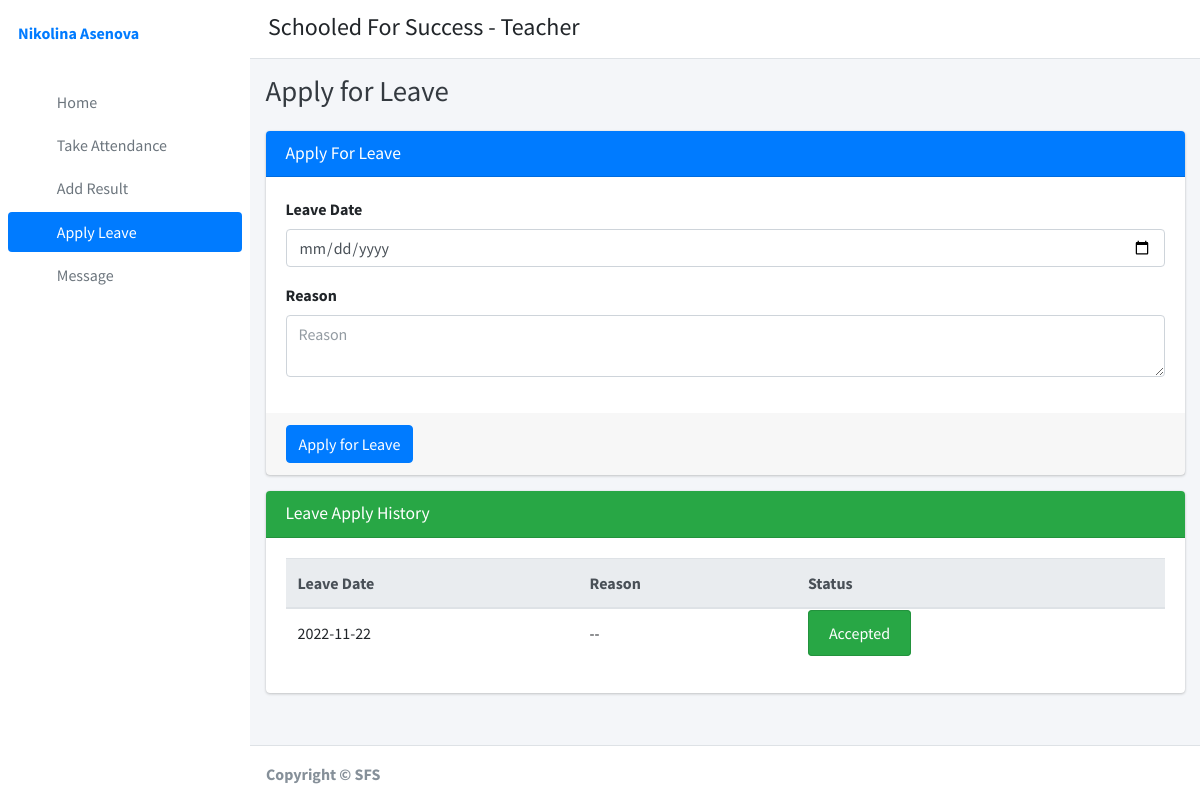
The page /staff_apply_leave/ (signed in) on the database its author committed.
### student_management_app/models.py (models this page shows)
class CustomUser(AbstractUser):
    user_type_data = ((1, "Adminn"), (2, "Staff"), (3, "Student"))
    user_type = models.CharField(default=1, choices=user_type_data, max_length=10)

class LeaveReportStaff(models.Model):
    id = models.AutoField(primary_key=True)
    staff_id = models.ForeignKey(Staffs, on_delete=models.CASCADE)
    leave_date = models.CharField(max_length=255)
    leave_message = models.TextField()
    leave_status = models.IntegerField(default=0)
    objects = models.Manager()

### student_management_app/TeacherViews.py (the view)
# urls.py: path('staff_apply_leave/', TeacherViews.staff_apply_leave, name="staff_apply_leave"),
def staff_apply_leave(request):
    staff_obj = Staffs.objects.get(admin=request.user.id)
    leave_data = LeaveReportStaff.objects.filter(staff_id=staff_obj)
    context = {
        "leave_data": leave_data
    }
    return render(request, "staff_template/staff_apply_leave_template.html", context)

### student_management_app/templates/staff_template/staff_apply_leave_template.html (shortened to what this page needs)
{% extends 'staff_template/base_template.html' %}
{% block page_title %} Apply for Leave {% endblock page_title %}
{% block main_content %}
{% load static %}
<section class="content">
        <div class="container-fluid">
            <div class="row">
                <div class="col-md-12">
                    <div class="card card-primary">
                    <div class="card-header">
                        <h3 class="card-title">Apply For Leave</h3>
                    </div>
                    <form method="POST" action="{% url 'staff_apply_leave_save' %}">
                        <div class="card-body">
                            <div class="form-group">
                                <label>Leave Date </label>
                                <input type="date" name="leave_date" class="form-control" />
                            </div>
                            <div class="form-group">
                                <label>Reason </label>
                                <textarea name="leave_message" class="form-control" placeholder="Reason"></textarea>
                            </div>
                        </div>
                        <div class="card-footer">
                        <button type="submit" class="btn btn-primary">Apply for Leave</button>
                        </div>
                    </form>
                    </div>
                </div>
            </div>
            <div class="row">
                <div class="col-md-12">
                    <div class="card card-success">
                        <div class="card-header">
                            <h3 class="card-title">Leave Apply History</h3>
                        </div>
                        <div class="card-body">
                           <div class="table-responsive">
                                <table class="table">
                                    <thead class="thead-light">
                                    <tr>
                                        <th>Leave Date</th>
                                        <th>Reason</th>
                                        <th>Status</th>
                                    </tr>
                                    </thead>
                                    {% for leave in leave_data %}
                                    <tr>
                                        <td>{{ leave.leave_date }}</td>
                                        <td>{{ leave.leave_message }}</td>
                                        <td>
                                            {% if leave.leave_status == 1 %}
                                                <span class="alert alert-success">Accepted</span>
                                            {% elif leave.leave_status == 2 %}
                                                <span class="alert alert-danger">Rejected</span>
                                            {% else %}
                                                <span class="alert alert-warning">Awaiting decision</span>
                                            {% endif %}
                                        </td>
                                    </tr>
                                    {% endfor %}
                                </table>
                            </div>
                        </div>
                    </div>
                </div>
            </div>
        </div>
      </section>
  {% endblock main_content %}

### student_management_app/templates/staff_template/sidebar_template.html
{% load static %}
<aside class="main-sidebar sidebar-primary">
      <div class="sidebar">
        <div class="user-panel mt-3 pb-3 mb-3 d-flex">
          <div class="info">
            <a href="{% url 'staff_profile' %}" class="d-block"><strong>{{ user.first_name }} {{ user.last_name }}</strong></a>
          </div>
        </div>
        <nav class="mt-2">
          <ul class="nav nav-pills nav-sidebar flex-column" data-widget="treeview" role="menu" data-accordion="false">
            <li class="nav-item">
              {% url 'staff_home' as staff_home %}
              <a href="{{ staff_home }}" class="nav-link {% if request.path == staff_home %} active {% endif %}">
                <i class="nav-icon fas fa-tachometer-alt"></i>
                <p>Home </p>
              </a>
            </li>
            <li class="nav-item">
              {% url 'staff_take_attendance' as staff_take_attendance %}
              <a href="{{ staff_take_attendance }}" class="nav-link {% if request.path == staff_take_attendance %} active {% endif %}">
                <i class="nav-icon fas fa-calendar-plus"></i>
                <p> Take Attendance </p>
              </a>
            </li>
            <li class="nav-item">
              {% url 'staff_add_result' as staff_add_result %}
              <a href="{{ staff_add_result }}" class="nav-link {% if request.path == staff_add_result %} active {% endif %}">
                <i class="nav-icon fas fa-tasks"></i>
                <p> Add Result</p>
              </a>
            </li>
            <li class="nav-item">
              {% url 'staff_apply_leave' as staff_apply_leave %}
              <a href="{{ staff_apply_leave }}" class="nav-link {% if request.path == staff_apply_leave %} active {% endif %}">
                <i class="nav-icon fas fa-envelope-open-text"></i>
                <p> Apply Leave </p>
              </a>
            </li>
            <li class="nav-item">
              {% url 'create_messagee' as create_messagee %}
              <a href="{{ create_messagee }}" class="nav-link {% if request.path == create_messagee %} active {% endif %}">
                <i class="nav-icon fas fa-th"></i>
                <p>Message</p>
              </a>
            </li>
          </ul>
        </nav>
      </div>
    </aside>

### rows shown on the page
CustomUser: first_name "Nikolina", last_name "Asenova"
LeaveReportStaff: leave_date "2022-11-22", leave_message "--", leave_status "Accepted"
